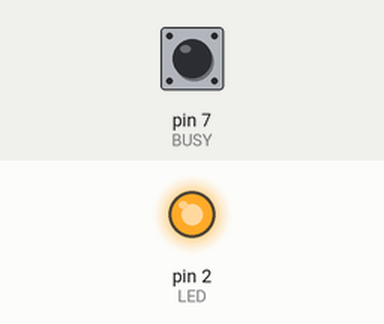
This sketch was run on a simulated Arduino Uno, built with avr-gcc and run on an emulated ATmega328P. Shown: output pins drawn as LEDs (lit = HIGH). Inputs (shaded band) come from the test bench; at power-on: pin 7 (BUSY) HIGH. Pins used as bus, display or sensor lines are not drawn; what the sketch prints to the serial monitor is not drawn.

Above: at 0.1 s.
Timing chart, 0 to 1.6 s (numbered marks = the images above):
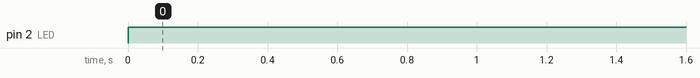

The sketch:

test.ino
```cpp
/*
http://www.usdigital.com/support/user-guides/sei-absolute-encoder-communications-protocol

http://www.usdigital.com/support/user-guides/sei-serial-encoder-interface-bus

electrical timing:
http://cdn.usdigital.com/assets/general/SEI_Data_Sheet.pdf
*/
#include <SoftwareSerial.h>
#include "a2abs.h"

//stupidly wasted 2 other gpios by connecting them to serial rx&tx
#define GPIO1 0
#define GPIO2 1
#define LED 2
#define GPIO3 3
#define BUTTON 5

void setup()
{
  pinMode(LED, OUTPUT);
  Serial.begin(9600);
  Serial.println("started");
  setup_a2();
}

void loop() // run over and over
{
	//read all the numbers out
	digitalWrite(LED,HIGH);
	char buf[20];
	sprintf(buf, "%04d,%04d,%04d", get_pos(0), get_pos(1), get_pos(2));
	Serial.println(buf);
	digitalWrite(LED,LOW);
	delay(100);
}
```

a2abs.cpp
```cpp
/*
http://www.usdigital.com/support/user-guides/sei-absolute-encoder-communications-protocol

http://www.usdigital.com/support/user-guides/sei-serial-encoder-interface-bus

electrical timing:
http://cdn.usdigital.com/assets/general/SEI_Data_Sheet.pdf
*/
#include <SoftwareSerial.h>
#include "a2abs.h"
SoftwareSerial mySerial(8,9); // RX, TX

void setup_a2()
{
  pinMode(DATA_DE, OUTPUT);
  pinMode(BUSY,INPUT);
  // set the data rate for the SoftwareSerial port
  mySerial.begin(9600);
}

	/*
	// set an address
	byte * serial = get_serial();
	Serial.print("address=");
	Serial.println(get_address(serial));
	set_address(0, serial);
	delay(100);
	return;
	*/

//single byte command
unsigned int get_pos(byte address)
{
	digitalWrite(DATA_DE,HIGH);
	//read position, with no status bytes
 	mySerial.write(0x01 << 4 | address);
	digitalWrite(DATA_DE,LOW);
	delay(1);
	if( ! digitalRead(BUSY))
	{
		Serial.println("no busy"); return -1;
	}

	//2 bytes, significant byte first
	while(mySerial.available()!=2);
	unsigned int pos = mySerial.read() << 8 | mySerial.read();

	//wait for encoder to stop talking
	while(digitalRead(BUSY));

	return pos;
}

/*
Get Address:
6 bytes: request byte, 06, 4 bytes serial number.
Returns 2 bytes: 1 byte serial and checksum if command is successful, only if serial number matches.
The encoder compares its serial number with the one supplied; if they match, it returns its serial (0 to E). Otherwise, it returns nothing.
*/
byte get_address(byte * serial)
{
	digitalWrite(DATA_DE,HIGH);
	mySerial.write(0xFF);
	delay(10);
	if( ! digitalRead(BUSY))
	{
		Serial.println("no busy");
		return -1;
	}

	mySerial.write(0x06);
	//serial
	for(int i = 0; i < 4; i ++)
	{
		mySerial.write(serial[i]);
	}
	digitalWrite(DATA_DE,LOW);
	//wait for device to release busy
	while(digitalRead(BUSY));

	byte address = mySerial.read();
	//skip checksum
	mySerial.read();
	//Serial.println(address);
	return address;

}

/*
Read Serial Number:
2 bytes: request byte, 03
Returns 5 bytes: 4 bytes serial number and checksum if command is successful.
*/
byte * get_serial()
{
	static byte serial[4];
	mySerial.flush();

	digitalWrite(DATA_DE,HIGH);
	mySerial.write(0xFF);
	delay(1);
	if( ! digitalRead(BUSY))
	{
	Serial.println("no busy"); return 0;
	}

	mySerial.write(0x03);
	digitalWrite(DATA_DE,LOW);
	//wait for device to release busy
	while(digitalRead(BUSY));
	serial[0] = mySerial.read();
	serial[1] = mySerial.read();
	serial[2] = mySerial.read();
	serial[3] = mySerial.read();
	//checksum byte
	mySerial.read();

	Serial.print("serial=");
	for(int i = 0; i < 4; i ++)
	{
		Serial.print(serial[i]);
		Serial.print(",");
	}
	Serial.println("");
	return serial;

}

/*
Assign Address:
7 bytes: request byte, 07, 4 bytes serial number, 1 byte address.
Returns checksum if command is successful.
The encoder compares its serial number with the one supplied; if they match, it assigns itself the address supplied (must be between 0 and E). The new address is stored in EEPROM, therefore, it will be effective after resets and power downs
*/
void set_address(byte address, byte * serial)
{
	digitalWrite(DATA_DE,HIGH);
	mySerial.write(0xFF);
	delay(1);
	if( ! digitalRead(BUSY))
	{
		Serial.println("no busy");
		return;
	}
	mySerial.write(0x07);
	//serial
	for(int i = 0; i < 4; i ++)
	{
		mySerial.write(serial[i]);
	}
	mySerial.write(address);
	digitalWrite(DATA_DE,LOW);
	//wait for device to release busy
	while(digitalRead(BUSY));
	//skip checksum
	mySerial.read();
}
```

a2abs.h
```cpp
#ifndef a2abs_h
#define a2abs_h

#include "Arduino.h"

#define BUSY 7 //active low
#define DATA_DE 6 //active high

void setup_a2();
unsigned int get_pos(byte address);
byte get_address(byte * serial);
byte * get_serial();
void set_address(byte address, byte * serial);

#endif
```

Measured:
- by itself, pin 2 (LED): LOW → HIGH at 0.00 s
